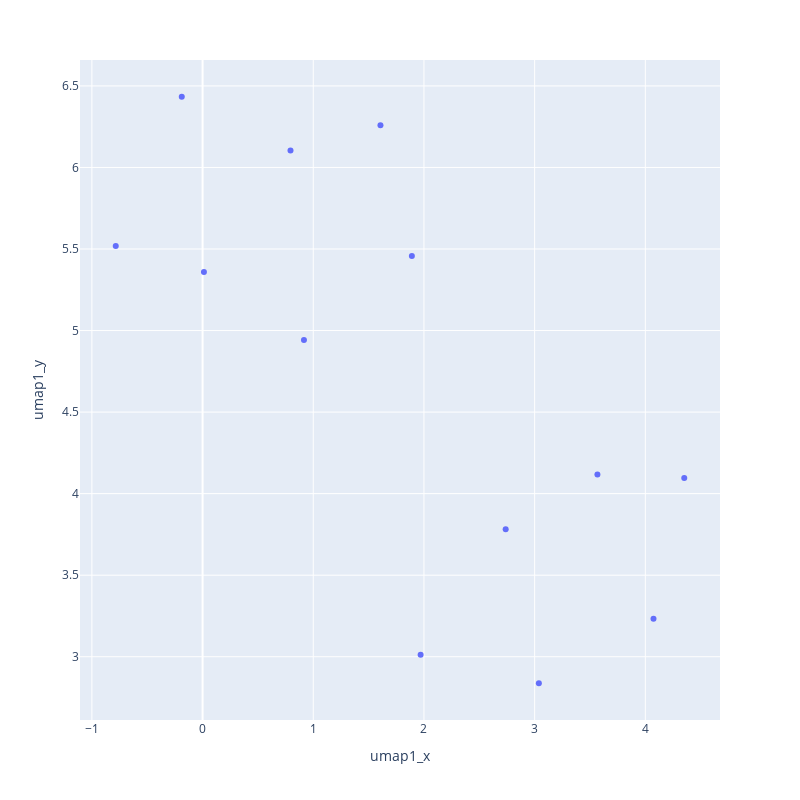

Notebook code cell kept with this figure:
### Markdown cell above
### Scatterplot visualization

Now that we have reduced the 384-component long embeddings to 2 dimensions. Let's visualize them using a scatterplot.

### Code cell
import plotly.express as px

# Create a scatter plot with Plotly
fig = px.scatter(select_painter_bios, x="umap1_x", y="umap1_y", hover_data=["painter_name"], width=800, height=800)

# Show the plot
fig.show()

### Figure 1 — Plotly figure (JSON) as saved in the notebook; plotly's stock layout.template omitted (floating-point values rounded to 4 significant figures)
{"data": [{"customdata": [["Albrecht Dürer"], ["Andy Warhol"], ["Hokusai"], ["Joaquín Sorolla"], ["Johannes Vermeer"], ["Leonardo da Vinci"], ["Michelangelo"], ["Pablo Picasso"], ["Raphael"], ["Salvador Dalí"], ["Sandro Botticelli"], ["Titian"], ["Vincent van Gogh"]], "hovertemplate": "umap1_x=%{x}<br>umap1_y=%{y}<br>painter_name=%{customdata[0]}<extra></extra>", "legendgroup": "", "marker": {"color": "#636efa", "symbol": "circle"}, "mode": "markers", "name": "", "orientation": "v", "showlegend": false, "type": "scatter", "x": [-0.188, 3.567, 1.607, 1.97, 4.351, 0.7944, 1.891, 2.738, 0.01222, 3.038, 0.9158, -0.7844, 4.074], "xaxis": "x", "y": [6.434, 4.118, 6.258, 3.012, 4.096, 6.104, 5.457, 3.781, 5.359, 2.837, 4.942, 5.519, 3.232], "yaxis": "y"}], "layout": {"height": 800, "legend": {"tracegroupgap": 0}, "margin": {"t": 60}, "width": 800, "xaxis": {"anchor": "y", "domain": [0, 1], "title": {"text": "umap1_x"}}, "yaxis": {"anchor": "x", "domain": [0, 1], "title": {"text": "umap1_y"}}}}
